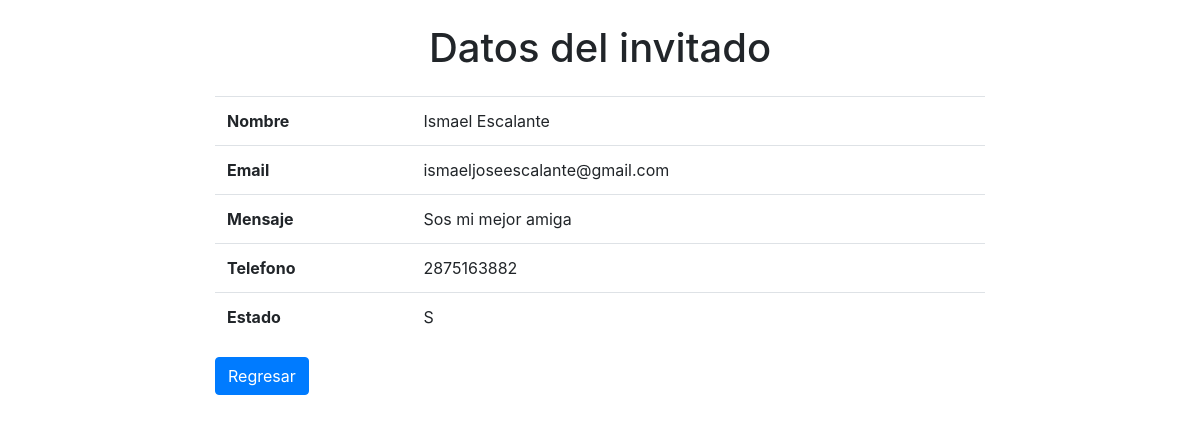
Screenshot of /read.php?id=1 with the database file from the repository.
### tables this page shows
CREATE TABLE `invitados` (
  `id` int(11) NOT NULL,
  `name` varchar(100) NOT NULL,
  `email` varchar(255) ,
  `status` varchar(2) NOT NULL,
  `message` varchar(255) ,
  `phone` varchar(12) NOT NULL
);

### read.php (the view, shortened to what this page needs)
<?php
if (isset($_GET["id"]) && !empty(trim($_GET["id"]))) {
    require_once "config.php";
    $sql = "SELECT * FROM invitados WHERE id = ?";
    if ($stmt = mysqli_prepare($link, $sql)) {
        mysqli_stmt_bind_param($stmt, "i", $param_id);
        if (mysqli_stmt_execute($stmt)) {
            $result = mysqli_stmt_get_result($stmt);
            if (mysqli_num_rows($result) == 1) {
                $row = mysqli_fetch_array($result, MYSQLI_ASSOC);
            } else {
                header("location: error.php");
                exit();
            }
        } else {
            echo "Oops! Something went wrong. Please try again later.";
        }
    }
} else {
    header("location: error.php");
    exit();
}
?>
<!DOCTYPE html>
<html lang="en">
<head>
    <link rel="stylesheet" href="https://stackpath.bootstrapcdn.com/bootstrap/4.5.2/css/bootstrap.min.css">
</head>
<body>
    <div class="wrapper">
        <div class="container-fluid">
            <div class="row">
                <div class="col-md-12">
                    <h1 class="my-4 text-center">Datos del invitado</h1>
                    <table class="table">
                        <tbody>
                            <tr>
                                <th scope="row">Nombre</th>
                                <td><?php echo $row["name"]; ?></td>
                            </tr>
                            <tr>
                                <th scope="row">Email</th>
                                <td><?php echo $row["email"]; ?></td>
                            </tr>
                            <tr>
                                <th scope="row">Mensaje</th>
                                <td><?php echo $row["message"]; ?></td>
                            </tr>
                            <tr>
                                <th scope="row">Telefono</th>
                                <td><?php echo $row["phone"]; ?></td>
                            </tr>
                            <tr>
                                <th scope="row">Estado</th>
                                <td><?php echo $row["status"]; ?></td>
                            </tr>
                        </tbody>
                    </table>
                    <p><a href="invitados.php" class="btn btn-primary">Regresar</a></p>
                </div>
            </div>
        </div>
    </div>
</body>
</html>

### read.php (style rules this page uses)
.wrapper { width: 800px; margin: 0 auto; }

### rows the page displays
invitados: name "Ismael Escalante", email "ismaeljoseescalante@gmail.com", message "Sos mi mejor amiga", phone "2875163882", status "S"
